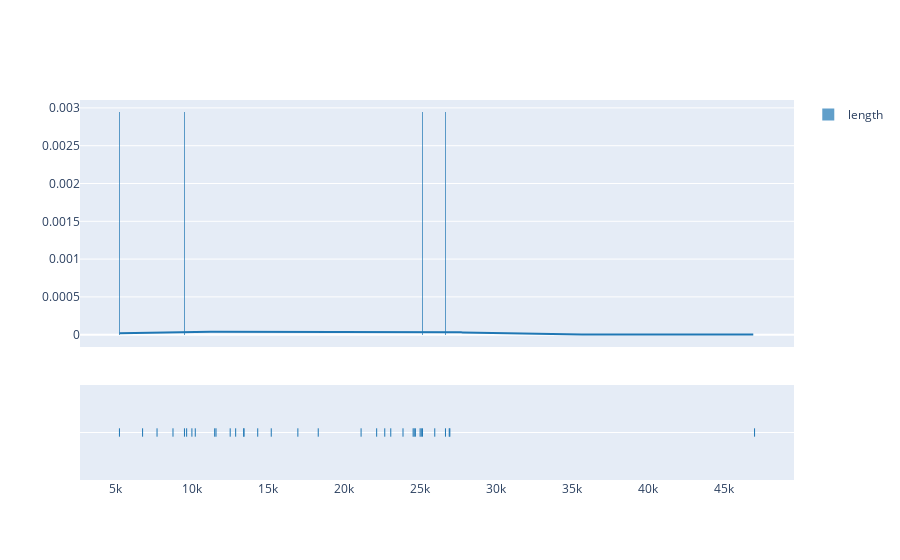

The cell this chart's notebook holds for it:
### Markdown cell above
### Malware 3

### Code cell
df_3 = df[df.malware_value==3]
distplot(df_3)

### Figure 1 — Plotly figure (JSON) as saved in the notebook; plotly's stock layout.template omitted (floating-point values rounded to 4 significant figures; data arrays with more than 128 entries replaced by an {"elided": "..."} marker saying what was removed)
{"data": [{"autobinx": false, "histnorm": "probability density", "legendgroup": "length", "marker": {"color": "rgb(31, 119, 180)"}, "name": "length", "opacity": 0.7, "type": "histogram", "x": [9510, 8755, 24554, 21129, 24701, 7706, 9999, 23887, 12518, 25090, 9654, 12878, 18311, 25013, 25168, 11585, 5233, 47014, 25976, 15220, 23083, 14330, 6755, 16970, 26969, 13407, 22154, 26681, 11498, 26929, 24625, 22687, 10221, 13427], "xaxis": "x", "xbins": {"end": 47014, "size": 10, "start": 5233}, "yaxis": "y"}, {"legendgroup": "length", "marker": {"color": "rgb(31, 119, 180)"}, "mode": "lines", "name": "length", "showlegend": false, "type": "scatter", "x": {"elided": "500 float values"}, "xaxis": "x", "y": {"elided": "500 float values"}, "yaxis": "y"}, {"legendgroup": "length", "marker": {"color": "rgb(31, 119, 180)", "symbol": "line-ns-open"}, "mode": "markers", "name": "length", "showlegend": false, "type": "scatter", "x": [9510, 8755, 24554, 21129, 24701, 7706, 9999, 23887, 12518, 25090, 9654, 12878, 18311, 25013, 25168, 11585, 5233, 47014, 25976, 15220, 23083, 14330, 6755, 16970, 26969, 13407, 22154, 26681, 11498, 26929, 24625, 22687, 10221, 13427], "xaxis": "x", "y": ["length", "length", "length", "length", "length", "length", "length", "length", "length", "length", "length", "length", "length", "length", "length", "length", "length", "length", "length", "length", "length", "length", "length", "length", "length", "length", "length", "length", "length", "length", "length", "length", "length", "length"], "yaxis": "y2"}], "layout": {"barmode": "overlay", "hovermode": "closest", "legend": {"traceorder": "reversed"}, "xaxis": {"anchor": "y2", "domain": [0, 1], "zeroline": false}, "yaxis": {"anchor": "free", "domain": [0.35, 1], "position": 0}, "yaxis2": {"anchor": "x", "domain": [0, 0.25], "dtick": 1, "showticklabels": false}}}
